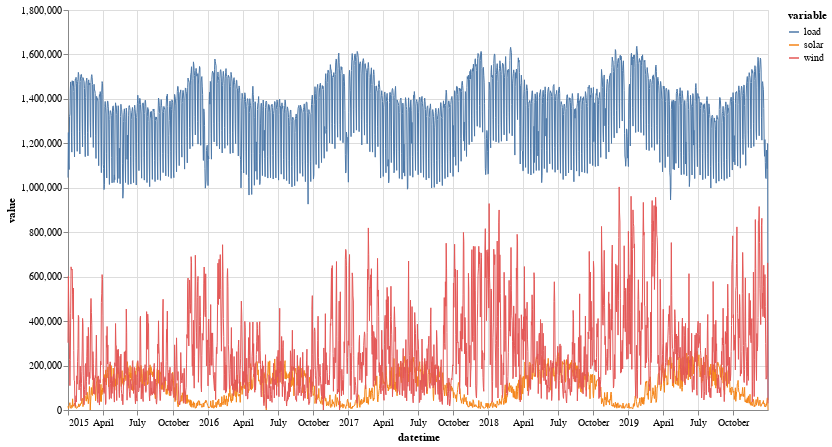

Notebook code cell kept with this figure:
### Markdown cell above
Next, we are going to connect the dots and create a line chart form this data. So basically the same code as above, except we're now using `mark_line()` instead of `mark_circle`:

### Code cell
alt.Chart(days.reset_index().melt("datetime")).mark_line(strokeWidth=1).encode(
    x='datetime',
    y='value',
    color='variable',
).properties(width=700, height=400)

### Figure 1 — Vega-Lite specification as saved in the notebook (floating-point values rounded to 4 significant figures; data arrays with more than 128 entries replaced by an {"elided": "..."} marker saying what was removed)
{"config": {"view": {"continuousWidth": 300, "continuousHeight": 300}}, "data": {"name": "data-408301e79b8caf5f8a5e454c7ebd3673"}, "mark": {"type": "line", "strokeWidth": 1}, "encoding": {"color": {"field": "variable", "type": "nominal"}, "x": {"field": "datetime", "type": "temporal"}, "y": {"field": "value", "type": "quantitative"}}, "height": 400, "width": 700, "$schema": "https://vega.github.io/schema/vega-lite/v5.8.0.json", "datasets": {"data-408301e79b8caf5f8a5e454c7ebd3673": {"elided": "5478 records"}}}
